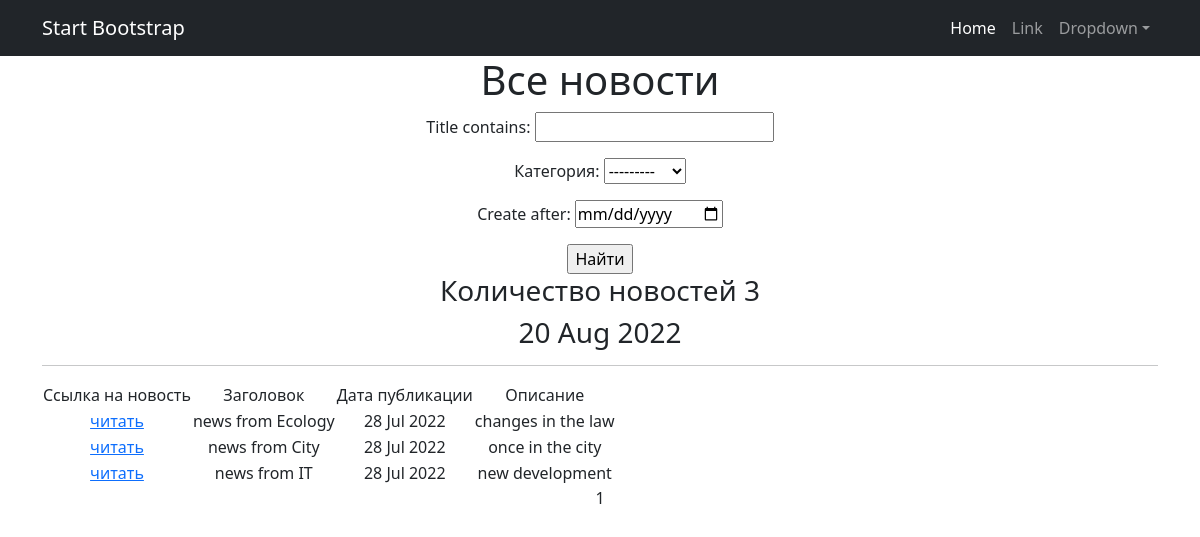
Before: /news/ with the older database file.
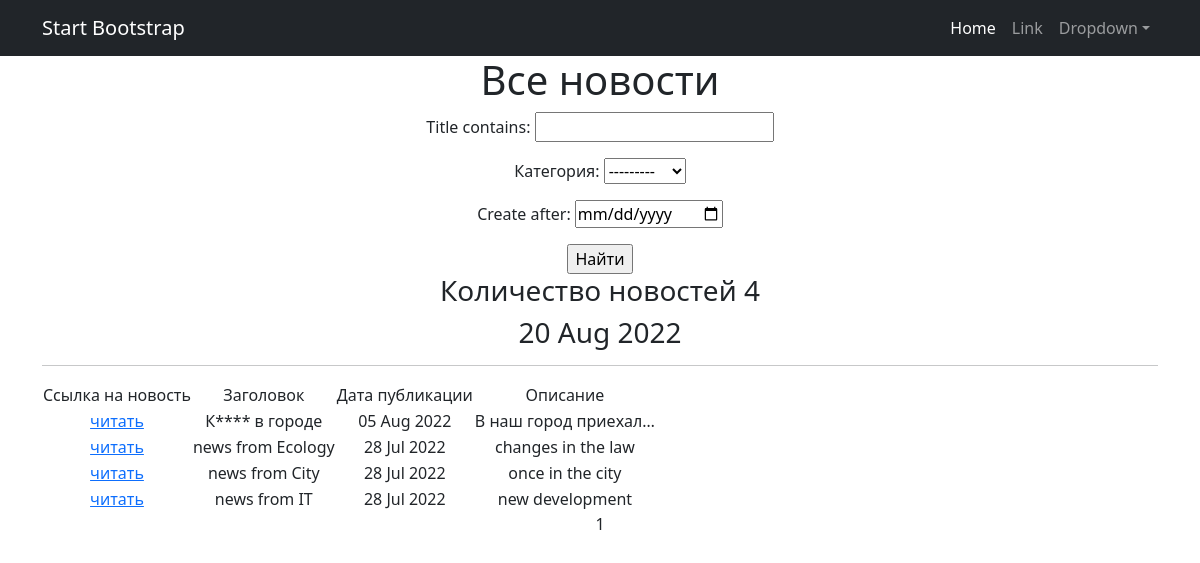
After: the same page with the newer database file.
### news/models.py (models this page shows, shortened)
class Post(models.Model):
    author = models.ForeignKey(Author, on_delete=models.CASCADE)
    NEWS = 'NW'
    ARTICLE = 'AR'
    CATEGORY_CHOICES = (
        (NEWS, 'Новость'),
        (ARTICLE, 'Статья')
    )
    category_type = models.CharField(max_length=2, choices=CATEGORY_CHOICES, default=ARTICLE)
    dateCreation = models.DateTimeField(auto_now_add=True)
    title = models.CharField(max_length=128)
    text = models.TextField()
    rating = models.SmallIntegerField(default=0)
    category = models.ManyToManyField(Category, through='PostCategory', verbose_name='Категория')
    def get_absolute_url(self):
        return reverse('news', args=[str(self.id)])

### news/views.py (the view, shortened to what this page needs)
# urls.py: path('', News.as_view(), name='news_page'),
class News(ListView):
    model = Post
    ordering = '-dateCreation'
    template_name = 'news.html'
    context_object_name = 'news'
    paginate_by = 10
    def get_queryset(self):
        queryset =super().get_queryset()
        self.filterset = PostFilter(self.request.GET, queryset)
        return self.filterset.qs
    def get_context_data(self, **kwargs):
        context = super().get_context_data(**kwargs)
        context['filterset'] = self.filterset
        return context

### news/models.py (called while the page is built)
    def __str__(self):
        return f'{self.name}'

### news/templatetags/custom_filters.py (called while the page is built)
@register.filter()
def censor(value):
    if not isinstance(value, str):
        raise ValueError
    for word in black_list:
        value = value.replace(word[1:], "*"*(len(word)-1))
    return value

### news/templatetags/custom_tags.py (called while the page is built)
@register.simple_tag()
def my_time(format_string='%b %d %Y'):
    return datetime.utcnow().strftime(format_string)

### templates/news.html (shortened to what this page needs)
{% extends 'flatpages/default.html' %}
{% load custom_filters %}
{% load custom_tags %}
{% block content %}
 <h1>Все новости</h1>
    <form action="" method="get">
        {{ filterset.form.as_p }}
        <input type="submit" value="Найти" />
    </form>
    <h3> Количество новостей {{ news|length }}</h3>
    <h3>{% my_time '%d %b %Y' %}</h3>
    <hr>
    {% if news %}
        <table>
            <tr>
                <td> Ссылка на новость </td>
                <td> Заголовок </td>
                <td> Дата публикации </td>
                <td> Описание </td>
            </tr>
            {% for newOne in news %}
            <tr>
                <td><a href="{{newOne.get_absolute_url}}" > читать </a></td>
                <td>{{ newOne.title|censor }}</td>
                <td>{{ newOne.dateCreation|date:'d M Y' }}</td>
                <td>{{ newOne.text|truncatechars:20|censor }}</td>
            </tr>
            {% endfor %}
        </table>
    {% else %}
        <h2>Новостей нет</h2>
    {% endif %}
   {{ page_obj.number }}
{% endblock content %}

Changed rows visible on the page:
added Post: title|censor "К**** в городе", dateCreation "05 Aug 2022", text|censor "В наш город приехал…"
Other visible differences:
{{ news|length }}: "3" → "4"
